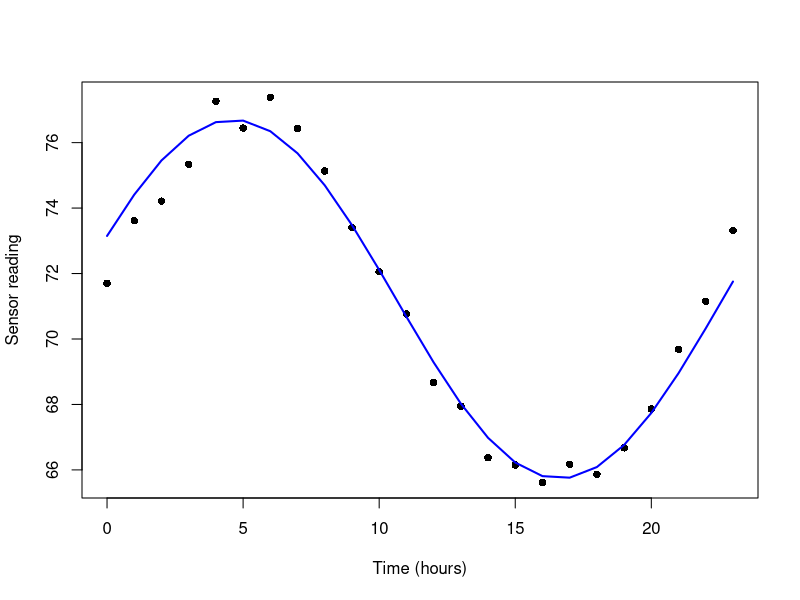
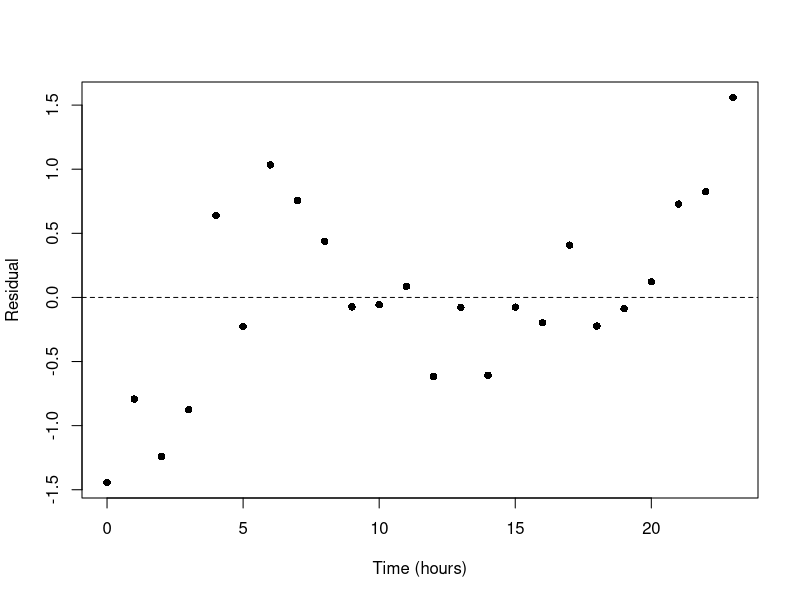

These charts were generated, in order, by the following R code:
# Laboratory C: periodic regression and residuals
t <- seq(0, 23, by=1); omega <- 2*pi/24
set.seed(11)
y <- 70 + 6*sin(omega*t) + 2*cos(omega*t) +
     0.12*t + rnorm(length(t), sd=0.5)
fit <- lm(y ~ sin(omega*t) + cos(omega*t))
co <- coef(fit); B <- co[2]; C <- co[3]
amp <- sqrt(B^2+C^2); phase <- atan2(C,B)
rmse <- sqrt(mean(residuals(fit)^2))
cat(sprintf("Midline=%.3f, amplitude=%.3f, phase=%.3f rad, RMSE=%.3f\n",
 co[1],amp,phase,rmse))
png("periodic_fit_R.png",width=900,height=500)
plot(t,y,pch=16,xlab="Time (hours)",ylab="Sensor reading")
lines(t,fitted(fit),col="blue",lwd=2)
dev.off()
png("periodic_residuals_R.png",width=900,height=500)
plot(t,residuals(fit),pch=16,xlab="Time (hours)",ylab="Residual")
abline(h=0,lty=2)
dev.off()
